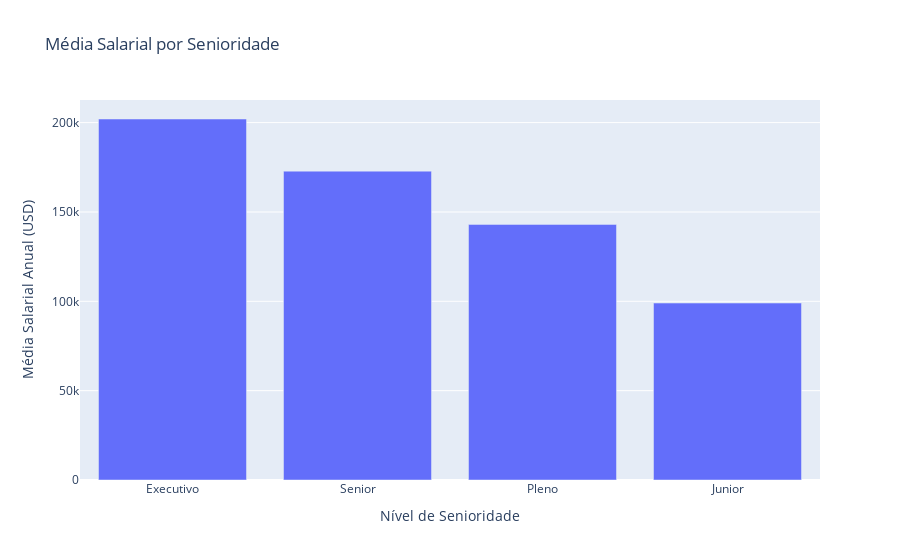

Notebook code cell kept with this figure:
### Code cell
# prompt: Crie um gráfico de média salarial por senioridade em barras usando o plotly

senioridade_media_salario = df_limpo.groupby('senioridade')['usd'].mean().sort_values(ascending=False).reset_index()

fig = px.bar(senioridade_media_salario,
             x='senioridade',
             y='usd',
             title='Média Salarial por Senioridade',
             labels={'senioridade': 'Nível de Senioridade', 'usd': 'Média Salarial Anual (USD)'})

fig.show()

### Figure 1 — Plotly figure (JSON) as saved in the notebook; plotly's stock layout.template omitted (floating-point values rounded to 4 significant figures)
{"data": [{"alignmentgroup": "True", "hovertemplate": "Nível de Senioridade=%{x}<br>Média Salarial Anual (USD)=%{y}<extra></extra>", "legendgroup": "", "marker": {"color": "#636efa", "pattern": {"shape": ""}}, "name": "", "offsetgroup": "", "orientation": "v", "showlegend": false, "textposition": "auto", "type": "bar", "x": ["Executivo", "Senior", "Pleno", "Junior"], "xaxis": "x", "y": [202000.0, 172900.0, 143000.0, 99030.0], "yaxis": "y"}], "layout": {"barmode": "relative", "legend": {"tracegroupgap": 0}, "title": {"text": "Média Salarial por Senioridade"}, "xaxis": {"anchor": "y", "domain": [0, 1], "title": {"text": "Nível de Senioridade"}}, "yaxis": {"anchor": "x", "domain": [0, 1], "title": {"text": "Média Salarial Anual (USD)"}}}}
